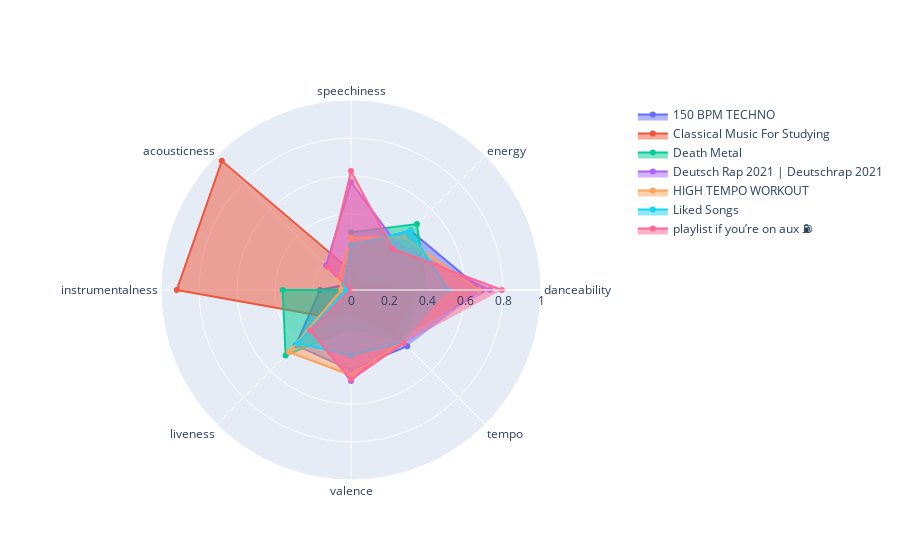

Write notebook code for a chart like this one.
### Code cell
import numpy as np
import plotly.graph_objects as go

def avg_normalize_data(dataframe, cols):
    cols_to_keep = cols + ['playlist']
#     avged_data = [df[cols_to_keep].groupby('playlist').mean() for df in data_arr]
#     master_df = pd.DataFrame().append(avged_data)
    master_df = dataframe[cols_to_keep].groupby('playlist').mean()
    for col in master_df.columns[1:]:
        norm = np.linalg.norm(master_df[col])
        master_df[col] = master_df[col]/norm
    return master_df

def make_radar_chart(data_arr, cols = ['danceability', 'energy', 'speechiness',
       'acousticness', 'instrumentalness', 'liveness', 'valence', 'tempo']):
    master_df = avg_normalize_data(data_arr, cols)
    fig = go.Figure()
    categories = master_df.columns

    for idx, row in master_df.iterrows():
        #print(row)
        normal_array = row
        fig.add_trace(go.Scatterpolar(
              r=normal_array,
              theta=categories,
              fill='toself',
              name= str(idx)
        ))

    fig.update_layout(
      polar=dict(
        radialaxis=dict(
          visible=True,
          range=[0, 1]
        )),
      showlegend=True
    )

    return fig

fig = make_radar_chart(x,['danceability', 'energy', 'speechiness',
       'acousticness', 'instrumentalness', 'liveness', 'valence', 'tempo'])
fig

### Figure 1 — Plotly figure (JSON) as saved in the notebook; plotly's stock layout.template omitted (floating-point values rounded to 4 significant figures)
{"data": [{"fill": "toself", "name": "150 BPM TECHNO", "r": [0.6868, 0.4424, 0.2305, 0.0393, 0.163, 0.411, 0.4222, 0.4182], "theta": ["danceability", "energy", "speechiness", "acousticness", "instrumentalness", "liveness", "valence", "tempo"], "type": "scatterpolar"}, {"fill": "toself", "name": "Classical Music For Studying", "r": [0.3657, 0.04209, 0.1009, 0.9614, 0.9171, 0.1973, 0.1123, 0.3234], "theta": ["danceability", "energy", "speechiness", "acousticness", "instrumentalness", "liveness", "valence", "tempo"], "type": "scatterpolar"}, {"fill": "toself", "name": "Death Metal", "r": [0.3941, 0.4911, 0.3033, 0.0002749, 0.3591, 0.487, 0.201, 0.3736], "theta": ["danceability", "energy", "speechiness", "acousticness", "instrumentalness", "liveness", "valence", "tempo"], "type": "scatterpolar"}, {"fill": "toself", "name": "Deutsch Rap 2021 | Deutschrap 2021", "r": [0.7316, 0.3419, 0.5673, 0.1847, 0.0121, 0.3046, 0.4784, 0.3579], "theta": ["danceability", "energy", "speechiness", "acousticness", "instrumentalness", "liveness", "valence", "tempo"], "type": "scatterpolar"}, {"fill": "toself", "name": "HIGH TEMPO WORKOUT", "r": [0.673, 0.3947, 0.2744, 0.08842, 0.05039, 0.4615, 0.4489, 0.3839], "theta": ["danceability", "energy", "speechiness", "acousticness", "instrumentalness", "liveness", "valence", "tempo"], "type": "scatterpolar"}, {"fill": "toself", "name": "Liked Songs", "r": [0.5117, 0.4409, 0.2369, 0.05178, 0.02684, 0.3978, 0.3428, 0.3876], "theta": ["danceability", "energy", "speechiness", "acousticness", "instrumentalness", "liveness", "valence", "tempo"], "type": "scatterpolar"}, {"fill": "toself", "name": "playlist if you’re on aux ⛽️", "r": [0.7942, 0.3071, 0.6257, 0.172, 0.0006469, 0.3016, 0.4699, 0.3939], "theta": ["danceability", "energy", "speechiness", "acousticness", "instrumentalness", "liveness", "valence", "tempo"], "type": "scatterpolar"}], "layout": {"polar": {"radialaxis": {"range": [0, 1], "visible": true}}, "showlegend": true}}
